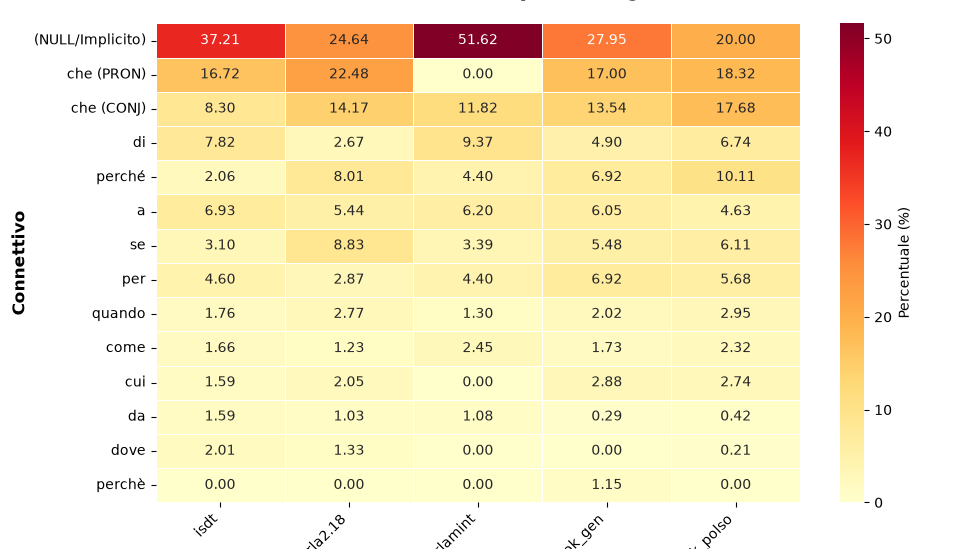

Write the Python code that produced this figure.
import matplotlib.pyplot as plt
import pandas as pd
import seaborn as sns

# 1. Caricamento del file CSV
# Sostituisci con il percorso corretto del tuo file se necessario (es. 'risultati_connettivi_gold.csv')
file_path = "risultati_connettivi_gold.csv"
df = pd.read_csv(file_path)

# Pulizia dei nomi dei corpora se contengono caratteri di escape (es. trittok\_gen -> trittok_gen)
df["Corpus"] = df["Corpus"].str.replace(r"\\", "", regex=True)

# 2. Creazione della matrice Pivot (Connettivo x Corpus)
# Usiamo la 'Percentuale' per confrontare equamente corpora di dimensioni diverse
pivot_df = df.pivot(index="Connettivo", columns="Corpus", values="Percentuale")

# Sostituiamo i valori NaN (connettivi assenti in un corpus) con 0
pivot_df = pivot_df.fillna(0)

# 3. Opzionale: Filtraggio per una migliore leggibilità
# Visualizza solo i connettivi che hanno una percentuale maggiore dell'1% in almeno un corpus
soglia_percentuale = 1.0
pivot_filtrato = pivot_df[pivot_df.max(axis=1) >= soglia_percentuale]

# Ordiniamo i connettivi in base alla media delle percentuali per metterli in ordine di importanza
pivot_filtrato = pivot_filtrato.reindex(
    pivot_filtrato.mean(axis=1).sort_values(ascending=False).index
)

# 4. Generazione del grafico
# Regola l'altezza (14) a seconda di quanti connettivi decidi di mostrare
plt.figure(figsize=(10, 14))

sns.heatmap(
    pivot_filtrato,
    annot=True,  # Mostra i valori percentuali nelle celle
    fmt=".2f",  # Formato a due decimali
    cmap="YlOrRd",  # Gradazione di colore dal giallo (basso) al rosso (alto)
    linewidths=0.5,  # Sottile linea di separazione tra le celle
    cbar_kws={"label": "Percentuale (%)"},
)

plt.title(
    f"Confronto Connettivi tra Corpora (Soglia >= {soglia_percentuale}%)",
    fontsize=16,
    pad=20,
    weight="bold",
)
plt.ylabel("Connettivo", fontsize=12, weight="bold")
plt.xlabel("Corpus", fontsize=12, weight="bold")
plt.xticks(
    rotation=45, ha="right"
)  # Ruota i nomi dei corpora per non farli sovrapporre
plt.tight_layout()

# 5. Mostra la heatmap
plt.show()
